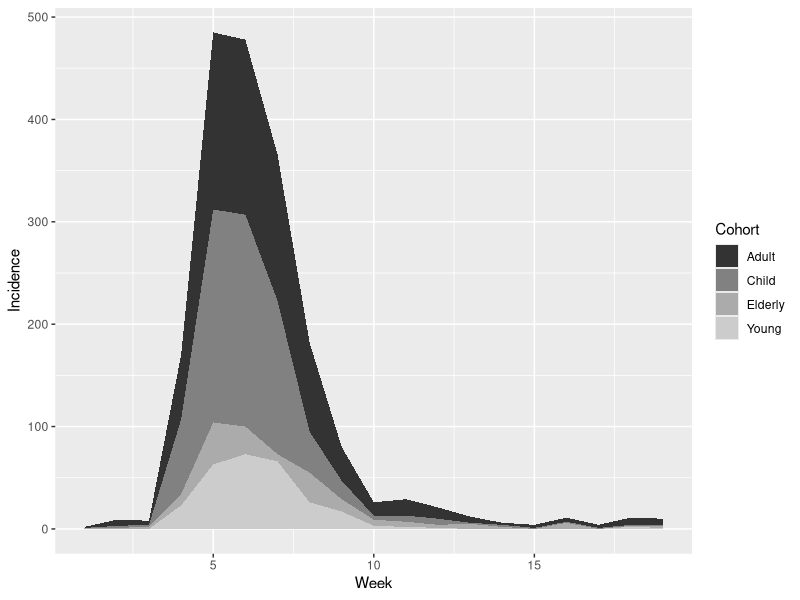

This figure's R source:
library(readr)
library(tibble)
library(tidyr)
library(dplyr)
library(ggplot2)

inc <- read_csv("11 simulation/code/sdr_paper1/data/Incidence.csv")

slice(inc,1:6)

t_inc <- gather(inc,Cohort,Incidence,Young:Elderly)

slice(t_inc,1:8)

y_data <- filter(t_inc,Cohort=="Young")

s_data <- select(inc,Week:Young)

slice(s_data,1:6)

wk_tot <- t_inc %>% group_by(Week) %>%
  summarise(Incidence=sum(Incidence))

srt <- arrange(wk_tot,desc(Incidence))

slice(srt,1:6)

add_col <- mutate(wk_tot,AttackRate=100000*Incidence/8000)

slice(add_col,1:6)

tot_inc <- mutate(inc,Total=Young+Child+Adult+Elderly)



slice(wk_tot,1:6)


fig.1 <- ggplot(data=tot_inc,mapping = aes(x=Week,y=Total)) + 
         geom_line() + geom_point()

fig.2 <- ggplot(t_inc,aes(x=Week,y=Incidence,color=Cohort, shape=Cohort)) + 
       geom_line() + geom_point()

fig.2.bw <- ggplot(t_inc,aes(x=Week,y=Incidence,shape=Cohort)) + 
  geom_line() + geom_point() + scale_fill_grey()

#ggsave("Figure_1.eps", dpi=600,plot = fig.1)
#ggsave("Figure_2.eps",dpi=600,plot = fig.2)
#ggsave("Figure_2_bw.eps",dpi=600,plot = fig.2.bw)


ggplot(t_inc,aes(x=Week,y=Incidence,fill=Cohort)) + geom_area() + scale_fill_grey()



# get the totals sick by cohort
t_coh <- t_inc %>% 
           group_by(Cohort) %>% 
           summarise(TotalInfected=sum(Incidence),
                     PeakValue=max(Incidence),
                     PeakWeek=Week[which(Incidence==max(Incidence))],
                     AvrValue=mean(Incidence),
                     SD=sd(Incidence))


